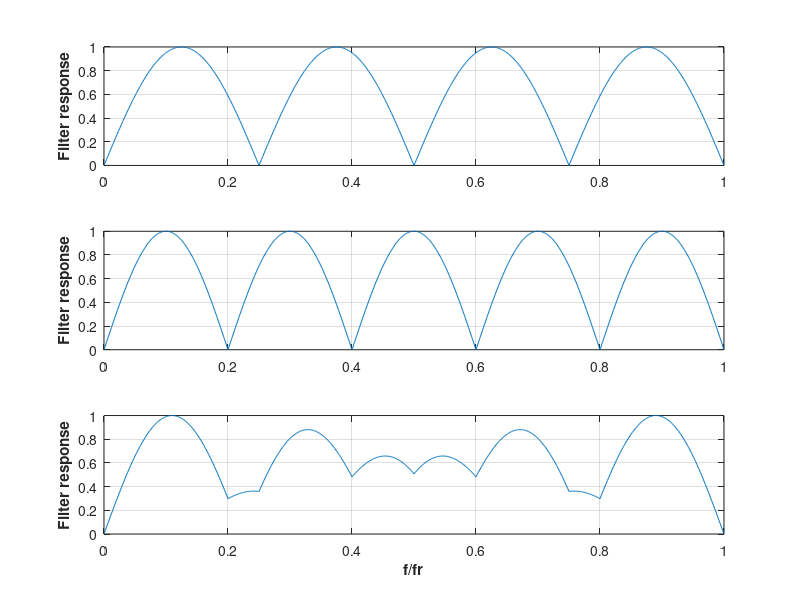
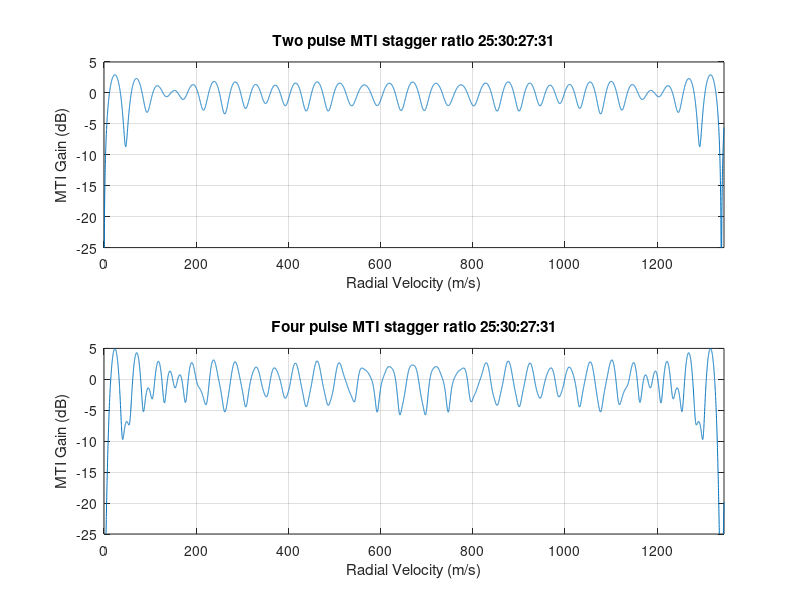

Here is the MATLAB script that generated these plots, in order:
% generates Fig 10.9 of text
clc
close all
clear all
fofr=0:0.001:1;
f1=4.*fofr;
f2=5.*fofr;
arg1=pi.*f1;
arg2=pi.*f2;
resp1=abs(sin(arg1));
resp2=abs(sin(arg2));
resp=resp1+resp2;
max1=max(resp);
resp=resp./max1;
subplot(3,1,1)
plot(fofr,resp1);
ylabel('\bfFilter response')
grid on
subplot(3,1,2)
plot(fofr,resp2);
ylabel('\bfFilter response')
grid on
subplot(3,1,3)
plot(fofr,resp);
ylabel('\bfFilter response')
xlabel('\bff/fr')
grid on
% generates Fig 10.10 of text
k = .00035/25; a = 25*k; b = 30*k; c = 27*k; d = 31*k;
v2 = linspace(0,1345,10000);
f2 = (2.*v2)/.0375;
% H1(f)
T1 = exp(-j*2*pi.*f2*a);
X1 = 1/2.*(1 - T1).*conj(1 - T1);
H1 = 10*log10(abs(X1));
% H2(f)
T2 = exp(-j*2*pi.*f2*b);
X2 = 1/2.*(1 - T2).*conj(1 - T2);
H2 = 10*log10(abs(X2));
% H3(f)
T3 = exp(-j*2*pi.*f2*c);
X3 = 1/2.*(1 - T3).*conj(1 - T3);
H3 = 10*log10(abs(X3));
% H4(f)
T4 = exp(-j*2*pi.*f2*d);
X4 = 1/2.*(1 - T4).*conj(1 - T4);
H4 = 10*log10(abs(X4));
% Plot of the four components of H(f)
figure(2)
subplot(2,1,1)
% H(f) Average
ave2 = abs((X1 + X2 + X3 + X4)./4);
Have2 = 10*log10(abs((X1 + X2 + X3 + X4)./4));
plot(v2,Have2);
axis([0 1345 -25 5]);
title('Two pulse MTI stagger ratio 25:30:27:31');
xlabel('Radial Velocity (m/s)');
ylabel('MTI Gain (dB)'); grid on
% %Mean value of H(f)
v4 = v2; f4 = (2.*v4)/.0375;
% H1(f)
T1 = exp(-j*2*pi.*f4*a);
T2 = exp(-j*2*pi.*f4*(a + b));
T3 = exp(-j*2*pi.*f4*(a + b + c));
X1 = 1/20.*(1 - 3.*T1 + 3.*T2 - T3).*conj(1 - 3.*T1 + 3.*T2 - T3);
H1 = 10*log10(abs(X1));
% H2(f)
T3 = exp(-j*2*pi.*f4*b);
T4 = exp(-j*2*pi.*f4*(b + c));
T5 = exp(-j*2*pi.*f4*(b + c + d));
X2 = 1/20.*(1 - 3.*T3 + 3.*T4 - T5).*conj(1 - 3.*T3 + 3.*T4 - T5);
H2 = 10*log10(abs(X2));
% H3(f)
T6 = exp(-j*2*pi.*f4*c);
T7 = exp(-j*2*pi.*f4*(c + d));
T8 = exp(-j*2*pi.*f4*(c + d + a));
X3 = 1/20.*(1 - 3.*T6 + 3.*T7 - T8).*conj(1 - 3.*T6 + 3.*T7 - T8);
H3 = 10*log10(abs(X3));
% H4(f)
T9 = exp(-j*2*pi.*f4*d); T10 = exp(-j*2*pi.*f4*(d + a));
T11 = exp(-j*2*pi.*f4*(d + a + b));
X4 = 1/20.*(1 - 3.*T9 + 3.*T10 - T11).*conj(1 - 3.*T9 + 3.*T10 - T11);
H4 = 10*log10(abs(X4));
% H(f) Average
ave4 = abs((X1 + X2 + X3 + X4)./4);
Have4 = 10*log10(abs((X1 + X2 + X3 + X4)./4));
% Plot of H(f) Average
subplot(2,1,2)
plot(v4,Have4);
axis([0 1345 -25 5]);
title('Four pulse MTI stagger ratio 25:30:27:31');
xlabel('Radial Velocity (m/s)');
ylabel('MTI Gain (dB)');
grid on